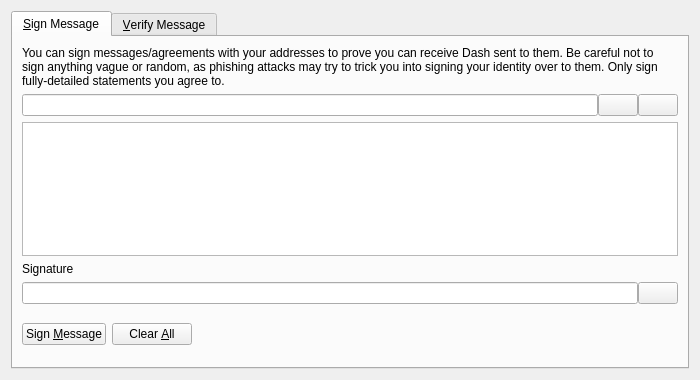
<?xml version="1.0" encoding="UTF-8"?>
<ui version="4.0">
 <class>SignVerifyMessageDialog</class>
 <widget class="QDialog" name="SignVerifyMessageDialog">
  <property name="geometry">
   <rect>
    <x>0</x>
    <y>0</y>
    <width>700</width>
    <height>380</height>
   </rect>
  </property>
  <property name="windowTitle">
   <string>Signatures - Sign / Verify a Message</string>
  </property>
  <property name="modal">
   <bool>true</bool>
  </property>
  <layout class="QVBoxLayout" name="verticalLayout">
   <item>
    <widget class="QTabWidget" name="tabWidget">
     <property name="currentIndex">
      <number>0</number>
     </property>
     <widget class="QWidget" name="tabSignMessage">
      <attribute name="title">
       <string>&amp;Sign Message</string>
      </attribute>
      <layout class="QVBoxLayout" name="verticalLayout_SM">
       <item>
        <widget class="QLabel" name="infoLabel_SM">
         <property name="text">
          <string>You can sign messages/agreements with your addresses to prove you can receive Dash sent to them. Be careful not to sign anything vague or random, as phishing attacks may try to trick you into signing your identity over to them. Only sign fully-detailed statements you agree to.</string>
         </property>
         <property name="textFormat">
          <enum>Qt::PlainText</enum>
         </property>
         <property name="wordWrap">
          <bool>true</bool>
         </property>
        </widget>
       </item>
       <item>
        <layout class="QHBoxLayout" name="horizontalLayout_1_SM">
         <property name="spacing">
          <number>0</number>
         </property>
         <item>
          <widget class="QValidatedLineEdit" name="addressIn_SM">
           <property name="toolTip">
            <string>The Dash address to sign the message with</string>
           </property>
          </widget>
         </item>
         <item>
          <widget class="QPushButton" name="addressBookButton_SM">
           <property name="toolTip">
            <string>Choose previously used address</string>
           </property>
           <property name="text">
            <string/>
           </property>
           <property name="shortcut">
            <string>Alt+A</string>
           </property>
           <property name="autoDefault">
            <bool>false</bool>
           </property>
          </widget>
         </item>
         <item>
          <widget class="QPushButton" name="pasteButton_SM">
           <property name="toolTip">
            <string>Paste address from clipboard</string>
           </property>
           <property name="text">
            <string/>
           </property>
           <property name="shortcut">
            <string>Alt+P</string>
           </property>
           <property name="autoDefault">
            <bool>false</bool>
           </property>
          </widget>
         </item>
        </layout>
       </item>
       <item>
        <widget class="QPlainTextEdit" name="messageIn_SM">
         <property name="toolTip">
          <string>Enter the message you want to sign here</string>
         </property>
        </widget>
       </item>
       <item>
        <widget class="QLabel" name="signatureLabel_SM">
         <property name="text">
          <string>Signature</string>
         </property>
         <property name="textFormat">
          <enum>Qt::PlainText</enum>
         </property>
        </widget>
       </item>
       <item>
        <layout class="QHBoxLayout" name="horizontalLayout_2_SM">
         <property name="spacing">
          <number>0</number>
         </property>
         <item>
          <widget class="QLineEdit" name="signatureOut_SM">
           <property name="font">
            <font>
             <italic>true</italic>
            </font>
           </property>
           <property name="readOnly">
            <bool>true</bool>
           </property>
          </widget>
         </item>
         <item>
          <widget class="QPushButton" name="copySignatureButton_SM">
           <property name="toolTip">
            <string>Copy the current signature to the system clipboard</string>
           </property>
           <property name="text">
            <string/>
           </property>
           <property name="autoDefault">
            <bool>false</bool>
           </property>
          </widget>
         </item>
        </layout>
       </item>
       <item>
        <layout class="QHBoxLayout" name="horizontalLayout_3_SM">
         <item>
          <widget class="QPushButton" name="signMessageButton_SM">
           <property name="toolTip">
            <string>Sign the message to prove you own this Dash address</string>
           </property>
           <property name="text">
            <string>Sign &amp;Message</string>
           </property>
           <property name="autoDefault">
            <bool>false</bool>
           </property>
          </widget>
         </item>
         <item>
          <widget class="QPushButton" name="clearButton_SM">
           <property name="toolTip">
            <string>Reset all sign message fields</string>
           </property>
           <property name="text">
            <string>Clear &amp;All</string>
           </property>
           <property name="autoDefault">
            <bool>false</bool>
           </property>
          </widget>
         </item>
         <item>
          <spacer name="horizontalSpacer_1_SM">
           <property name="orientation">
            <enum>Qt::Horizontal</enum>
           </property>
           <property name="sizeHint" stdset="0">
            <size>
             <width>40</width>
             <height>48</height>
            </size>
           </property>
          </spacer>
         </item>
         <item>
          <widget class="QLabel" name="statusLabel_SM">
           <property name="font">
            <font>
             <weight>75</weight>
             <bold>true</bold>
            </font>
           </property>
           <property name="text">
            <string/>
           </property>
           <property name="wordWrap">
            <bool>true</bool>
           </property>
          </widget>
         </item>
         <item>
          <spacer name="horizontalSpacer_2_SM">
           <property name="orientation">
            <enum>Qt::Horizontal</enum>
           </property>
           <property name="sizeHint" stdset="0">
            <size>
             <width>40</width>
             <height>48</height>
            </size>
           </property>
          </spacer>
         </item>
        </layout>
       </item>
      </layout>
     </widget>
     <widget class="QWidget" name="tabVerifyMessage">
      <attribute name="title">
       <string>&amp;Verify Message</string>
      </attribute>
      <layout class="QVBoxLayout" name="verticalLayout_VM">
       <item>
        <widget class="QLabel" name="infoLabel_VM">
         <property name="text">
          <string>Enter the receiver's address, message (ensure you copy line breaks, spaces, tabs, etc. exactly) and signature below to verify the message. Be careful not to read more into the signature than what is in the signed message itself, to avoid being tricked by a man-in-the-middle attack. Note that this only proves the signing party receives with the address, it cannot prove sendership of any transaction!</string>
         </property>
         <property name="textFormat">
          <enum>Qt::PlainText</enum>
         </property>
         <property name="alignment">
          <set>Qt::AlignLeading|Qt::AlignLeft|Qt::AlignTop</set>
         </property>
         <property name="wordWrap">
          <bool>true</bool>
         </property>
        </widget>
       </item>
       <item>
        <layout class="QHBoxLayout" name="horizontalLayout_1_VM">
         <property name="spacing">
          <number>0</number>
         </property>
         <item>
          <widget class="QValidatedLineEdit" name="addressIn_VM">
           <property name="toolTip">
            <string>The Dash address the message was signed with</string>
           </property>
          </widget>
         </item>
         <item>
          <widget class="QPushButton" name="addressBookButton_VM">
           <property name="toolTip">
            <string>Choose previously used address</string>
           </property>
           <property name="text">
            <string/>
           </property>
           <property name="shortcut">
            <string>Alt+A</string>
           </property>
           <property name="autoDefault">
            <bool>false</bool>
           </property>
          </widget>
         </item>
        </layout>
       </item>
       <item>
        <widget class="QPlainTextEdit" name="messageIn_VM"/>
       </item>
       <item>
        <widget class="QValidatedLineEdit" name="signatureIn_VM"/>
       </item>
       <item>
        <layout class="QHBoxLayout" name="horizontalLayout_2_VM">
         <item>
          <widget class="QPushButton" name="verifyMessageButton_VM">
           <property name="toolTip">
            <string>Verify the message to ensure it was signed with the specified Dash address</string>
           </property>
           <property name="text">
            <string>Verify &amp;Message</string>
           </property>
           <property name="autoDefault">
            <bool>false</bool>
           </property>
          </widget>
         </item>
         <item>
          <widget class="QPushButton" name="clearButton_VM">
           <property name="toolTip">
            <string>Reset all verify message fields</string>
           </property>
           <property name="text">
            <string>Clear &amp;All</string>
           </property>
           <property name="autoDefault">
            <bool>false</bool>
           </property>
          </widget>
         </item>
         <item>
          <spacer name="horizontalSpacer_1_VM">
           <property name="orientation">
            <enum>Qt::Horizontal</enum>
           </property>
           <property name="sizeHint" stdset="0">
            <size>
             <width>40</width>
             <height>48</height>
            </size>
           </property>
          </spacer>
         </item>
         <item>
          <widget class="QLabel" name="statusLabel_VM">
           <property name="font">
            <font>
             <weight>75</weight>
             <bold>true</bold>
            </font>
           </property>
           <property name="text">
            <string/>
           </property>
           <property name="wordWrap">
            <bool>true</bool>
           </property>
          </widget>
         </item>
         <item>
          <spacer name="horizontalSpacer_2_VM">
           <property name="orientation">
            <enum>Qt::Horizontal</enum>
           </property>
           <property name="sizeHint" stdset="0">
            <size>
             <width>40</width>
             <height>48</height>
            </size>
           </property>
          </spacer>
         </item>
        </layout>
       </item>
      </layout>
     </widget>
    </widget>
   </item>
  </layout>
 </widget>
 <customwidgets>
  <customwidget>
   <class>QValidatedLineEdit</class>
   <extends>QLineEdit</extends>
   <header>qvalidatedlineedit.h</header>
  </customwidget>
 </customwidgets>
 <resources>
  <include location="../bitcreds.qrc"/>
 </resources>
 <connections/>
</ui>
